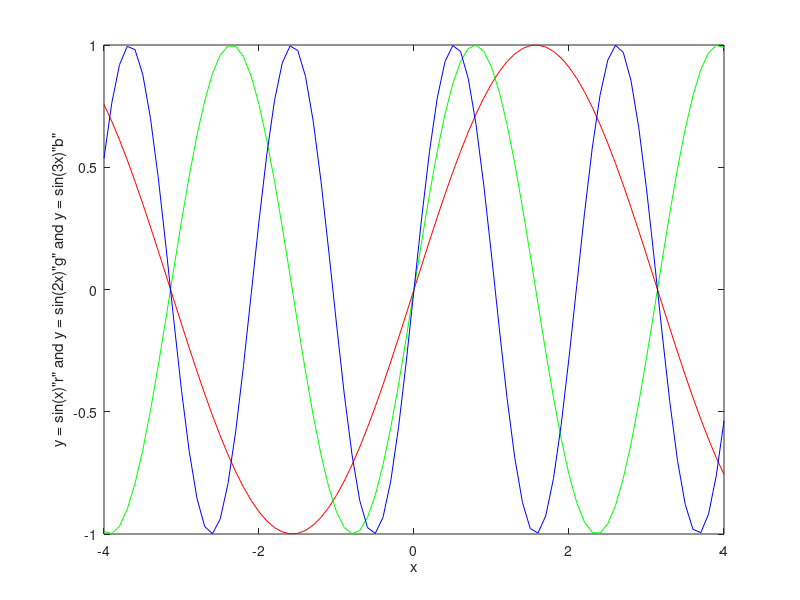
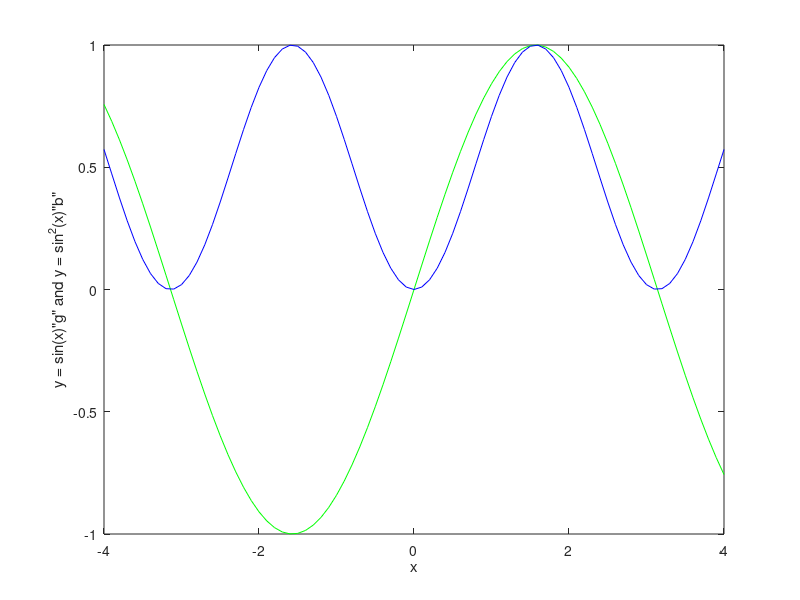

Here is the MATLAB script that generated these plots, in order:
x = [-4:0.1:4];
y1 = sin(x);
y2 = sin(2*x);
y3 = sin(3*x);

figure
plot(x,y1,'r',x,y2,'g',x,y3,'b');
xlabel('x');
ylabel('y = sin(x)"r" and y = sin(2x)"g" and y = sin(3x)"b"');

x = [-4:0.1:4];
y = sin(x);
z = sin(x) .* sin(x);

figure
plot(x,y,'g',x,z,'b')
xlabel('x');
ylabel('y = sin(x)"g" and y = sin^2(x)"b"');